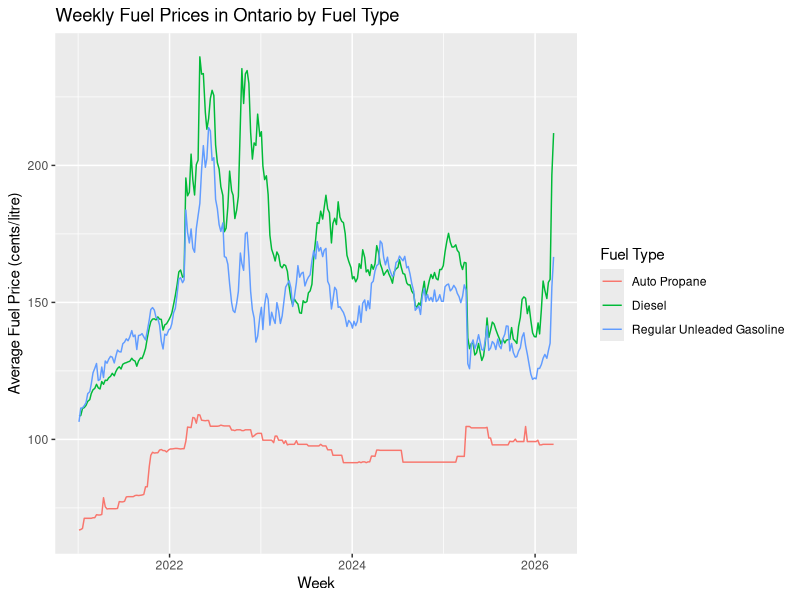
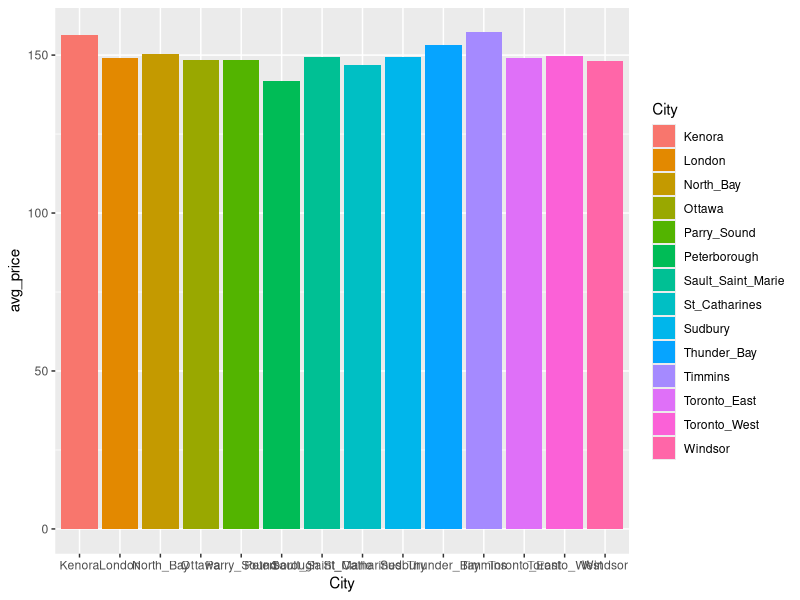
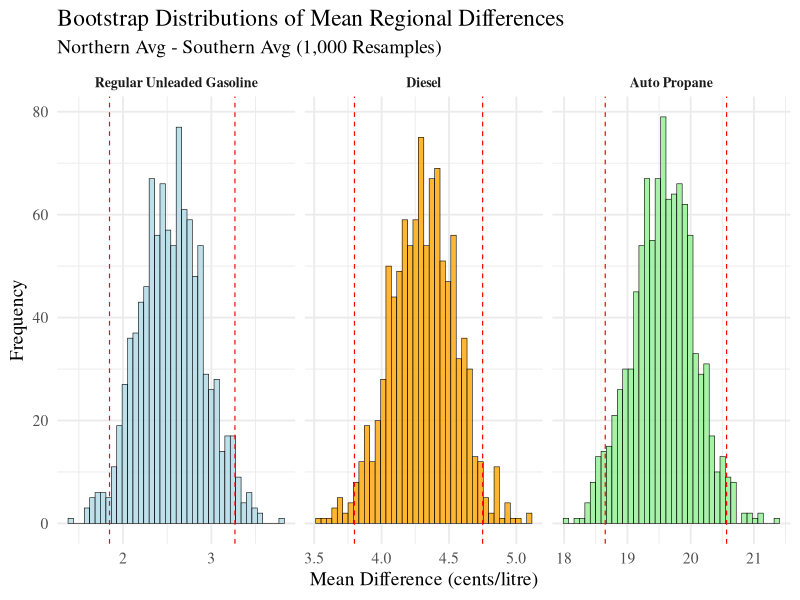
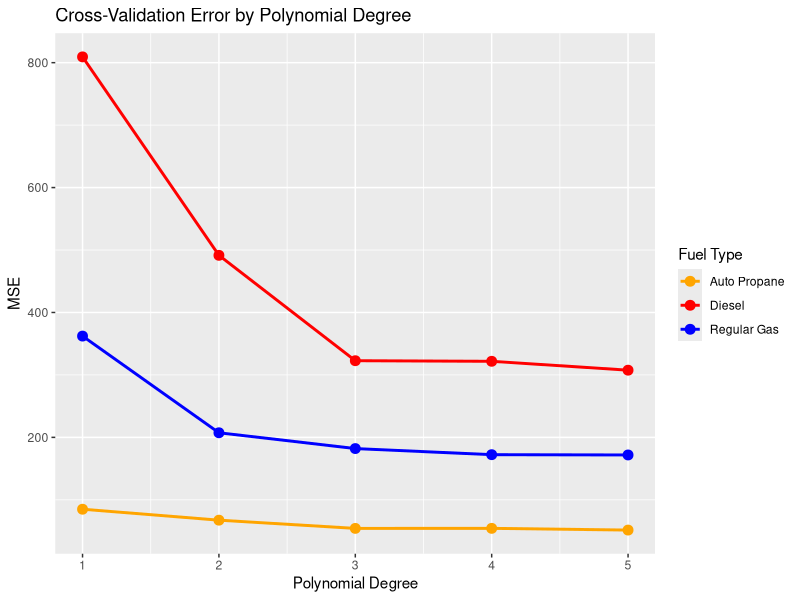

These figures' R source, in order:
## ---- chunk 1
knitr::opts_chunk$set(echo = TRUE)
## ---- chunk 2
library(tidyverse)
library(dplyr)
library(lubridate)
library(knitr)
library(ggplot2)
## ---- chunk 3
raw_data = read.csv("data/fueltypesall.csv")
## ---- chunk 4
d = raw_data %>%
  rename(
    Toronto_West = Toronto.West.Ouest,
    Toronto_East = Toronto.East.Est,
    St_Catharines = St..Catharine.s,
    Sault_Saint_Marie = Sault.Saint.Marie,
    Thunder_Bay = Thunder.Bay,
    North_Bay = North.Bay,
    Parry_Sound = Parry.Sound,
    Ontario_Average = Ontario.Average.Moyenne.provinciale,
    Southern_Ontario_Average = Southern.Average.Moyenne.du.sud.de.l.Ontario,
    Northern_Ontario_Average = Northern.Average.Moyenne.du.nord.de.l.Ontario,
    Fuel_Type = Fuel.Type
  )
## ---- chunk 5
old_cols = names(raw_data)
new_cols = names(d)

names_comparison = data.frame(
  Before = old_cols,
  After = new_cols,
  stringsAsFactors = FALSE 
)

library(knitr)
kable(names_comparison, caption = "Old Column Names vs. New Column Names")
## ---- chunk 6
d = d %>% 
  select(!Type.de.carburant)
## ---- chunk 7
d = d %>%
  mutate(across(where(is.numeric), ~ na_if(., 0)))
## ---- chunk 8
d = d %>%
  mutate(Date = as.Date(Date))
## ---- chunk 9
d = d %>%
  filter(Date >= as.Date("2021-01-01"))
## ---- chunk 10
regular_gas_data = d %>%
  filter(Fuel_Type == "Regular Unleaded Gasoline") %>%
  select(!Fuel_Type)

diesel_data = d %>%
  filter(Fuel_Type == "Diesel") %>%
  select(!Fuel_Type)

auto_propane_data = d %>%
  filter(Fuel_Type == "Auto Propane") %>%
  select(!Fuel_Type)
## ---- chunk 11
glimpse(auto_propane_data)
## ---- chunk 12
regular_gas_data_reg = regular_gas_data %>%
  select(Date, Ottawa, Windsor, London, Peterborough, Sudbury, North_Bay, Parry_Sound, Sault_Saint_Marie, St_Catharines, Thunder_Bay, Toronto_East, Toronto_West, Timmins, Kenora) %>%
  pivot_longer(cols = -Date, names_to = "City", values_to = "Price") %>%
  drop_na() %>%
  mutate(Time_Index = as.numeric(Date - min(Date)))

diesel_data_reg = diesel_data %>%
  select(Date, Ottawa, Windsor, London, Peterborough, Sudbury, North_Bay, Parry_Sound, 
         Sault_Saint_Marie, St_Catharines, Thunder_Bay, Toronto_East, Toronto_West, 
         Timmins, Kenora) %>%
  pivot_longer(cols = -Date, names_to = "City", values_to = "Price") %>%
  drop_na() %>%
  mutate(Time_Index = as.numeric(Date - min(Date)))

auto_propane_data_reg = auto_propane_data %>%
  select(Date, Ottawa, Windsor, London, Thunder_Bay, Toronto_East, Toronto_West, 
         Kenora) %>%
  pivot_longer(cols = -Date, names_to = "City", values_to = "Price") %>%
  drop_na() %>%
  mutate(Time_Index = as.numeric(Date - min(Date)))
## ---- chunk 13
glimpse(auto_propane_data)
## ---- chunk 14
d %>% 
  filter(Fuel_Type %in% c("Regular Unleaded Gasoline", "Diesel", "Auto Propane")) %>%
  ggplot(aes(x = Date, y = Ontario_Average, color = Fuel_Type)) + 
  geom_line() +
  labs(
    title = "Weekly Fuel Prices in Ontario by Fuel Type",
    x = "Week",
    y = "Average Fuel Price (cents/litre)",
    color = "Fuel Type")
## ---- chunk 15
regular_gas_data_reg %>%
  group_by(City) %>%
  summarise(avg_price = mean(Price, na.rm = TRUE)) %>%
  ggplot(aes(x = City, y = avg_price, fill = City)) +
  geom_col()
## ---- chunk 16
# REGULAR GASOLINE
regional_compare_gas = regular_gas_data %>%
  select(Date, Northern_Ontario_Average, Southern_Ontario_Average) %>%
  mutate(Reg_Diff = Northern_Ontario_Average - Southern_Ontario_Average)

t_test_gas = t.test(regional_compare_gas$Northern_Ontario_Average, 
                    regional_compare_gas$Southern_Ontario_Average,
                    paired = TRUE)
mean_diff_gas = t_test_gas$estimate
ci_lower_gas = t_test_gas$conf.int[1]
ci_upper_gas = t_test_gas$conf.int[2]
p_val_gas = t_test_gas$p.value

# DIESEL
regional_compare_diesel = diesel_data %>%
  select(Date, Northern_Ontario_Average, Southern_Ontario_Average) %>%
  mutate(Reg_Diff = Northern_Ontario_Average - Southern_Ontario_Average)

t_test_diesel = t.test(regional_compare_diesel$Northern_Ontario_Average,
                       regional_compare_diesel$Southern_Ontario_Average,
                       paired = TRUE)
mean_diff_diesel = t_test_diesel$estimate
ci_lower_diesel = t_test_diesel$conf.int[1]
ci_upper_diesel = t_test_diesel$conf.int[2]
p_val_diesel = t_test_diesel$p.value

# AUTO PROPANE
regional_compare_propane = auto_propane_data %>%
  select(Date, Northern_Ontario_Average, Southern_Ontario_Average) %>%
  mutate(Reg_Diff = Northern_Ontario_Average - Southern_Ontario_Average)

t_test_propane = t.test(regional_compare_propane$Northern_Ontario_Average,
                        regional_compare_propane$Southern_Ontario_Average,
                        paired = TRUE)
mean_diff_propane = t_test_propane$estimate
ci_lower_propane = t_test_propane$conf.int[1]
ci_upper_propane = t_test_propane$conf.int[2]
p_val_propane = t_test_propane$p.value
## ---- chunk 17
# Create a dataframe to store the results
summary_table = data.frame(
  "Fuel Type" = c(
    "Regular Unleaded Gasoline", 
    "Diesel", 
    "Auto Propane"
  ),
  "Mean Difference (cents/litre)" = c(
    round(mean_diff_gas, 2), 
    round(mean_diff_diesel, 2),
    round(mean_diff_propane, 2)
  ),
  "95% Confidence Interval" = c(
    paste0("(", round(ci_lower_gas, 2), ", ", round(ci_upper_gas, 2), ")"),
    paste0("(", round(ci_lower_diesel, 2), ", ", round(ci_upper_diesel, 2),
           ")"),
    paste0("(", round(ci_lower_propane, 2), ", ", round(ci_upper_propane, 2),
           ")")
  ),
  check.names = FALSE # This prevents R from putting periods in the column names
)

# Use kable to print a perfectly formatted table
kable(summary_table, 
      caption = "Average Price Differences: Northern vs. Southern Ontario",
      align = c("c", "c", "c"))
## ---- chunk 18
# Create a dataframe for the Hypothesis Testing results
ht_table = data.frame(
  "Fuel Type" = c(
    "Regular Unleaded Gasoline", 
    "Diesel", 
    "Auto Propane"
  ),
  "p-value" = c(
    format.pval(p_val_gas),
    format.pval(p_val_diesel),
    format.pval(p_val_propane)
  ),
  check.names = FALSE
)

# Print the table using kable
kable(ht_table, 
      caption = "Paired T-Test Results: Regional Price Differences",
      align = c("l", "c", "c"))
## ---- chunk 19
set.seed(57)  # Set a seed for exact reproducibility
B = 1000      # Number of bootstrap iterations

# Create a custom function using the tidyverse method taught in class
get_boot_ci = function(df) {
  
  # Define the single bootstrap step as taught in lecture
  boot_function = function() {
    # Resample the dataframe 
    boot_data = df %>% slice_sample(n = nrow(df), replace = TRUE)
    
    # Calculate the mean difference
    boot_mean = boot_data %>% summarize(cal.s = mean(Reg_Diff, na.rm = TRUE))
    
    # Extract the value
    return(boot_mean[1,1])
  }
  
  # Replicate the process B times
  boot_means = replicate(B, boot_function())
  
  # Extract the 2.5% and 97.5% percentiles for the 95% CI
  ci = quantile(boot_means, probs = c(0.025, 0.975))
  return(c(lower = ci[1], upper = ci[2]))
}

# Apply the function to all three fuel types using the dataframes we made in 
# Section 5
boot_gas = get_boot_ci(regional_compare_gas)
boot_diesel = get_boot_ci(regional_compare_diesel)
boot_propane = get_boot_ci(regional_compare_propane)
## ---- chunk 20
boot_table = data.frame(
  "Fuel Type" = c("Regular Unleaded Gasoline", "Diesel", "Auto Propane"),
  "Classical 95% CI (T-Test)" = c(
    paste0("(", round(ci_lower_gas, 2), ", ", round(ci_upper_gas, 2), ")"),
    paste0("(", round(ci_lower_diesel, 2), ", ", 
           round(ci_upper_diesel, 2), ")"),
    paste0("(", round(ci_lower_propane, 2), ", ", 
           round(ci_upper_propane, 2), ")")
  ),
  "Bootstrap 95% CI" = c(
    paste0("(", round(boot_gas["lower.2.5%"], 2), ", ",
           round(boot_gas["upper.97.5%"], 2), ")"),
    paste0("(", round(boot_diesel["lower.2.5%"], 2), ", ",
           round(boot_diesel["upper.97.5%"], 2), ")"),
    paste0("(", round(boot_propane["lower.2.5%"], 2), ", ",
           round(boot_propane["upper.97.5%"], 2), ")")
  ),
  check.names = FALSE
)

kable(boot_table, caption = 
        "Comparison of Classical and Bootstrapped 95% Confidence Intervals",
      align = c("l", "c", "c"))
## ---- chunk 21
# 1. Create a function to extract the 1000 raw means for plotting
get_boot_means = function(df) {
  boot_func = function() {
    boot_data = df %>% slice_sample(n = nrow(df), replace = TRUE)
    boot_mean = boot_data %>% summarize(cal.s = mean(Reg_Diff, na.rm = TRUE))
    return(boot_mean[1,1])
  }
  return(replicate(B, boot_func()))
}

# 2. Generate the 1,000 means for the three fuel types
boot_means_gas = get_boot_means(regional_compare_gas)
boot_means_diesel = get_boot_means(regional_compare_diesel)
boot_means_propane = get_boot_means(regional_compare_propane)

# 3. Combine everything into one large dataframe AND set specific order (Levels)
plot_data = data.frame(
  Fuel_Type = factor(
    rep(c("Regular Unleaded Gasoline", "Diesel", "Auto Propane"), each = B),
    levels = c("Regular Unleaded Gasoline", "Diesel", "Auto Propane") 
    # This forces the left-to-right order
  ),
  Means = c(boot_means_gas, boot_means_diesel, boot_means_propane)
)

# 4. Create a dataframe for the Confidence Intervals with the same ordered 
#factor
ci_data = data.frame(
  Fuel_Type = factor(
    c("Regular Unleaded Gasoline", "Diesel", "Auto Propane"),
    levels = c("Regular Unleaded Gasoline", "Diesel", "Auto Propane")
  ),
  Lower = c(boot_gas[1], boot_diesel[1], boot_propane[1]),
  Upper = c(boot_gas[2], boot_diesel[2], boot_propane[2])
)

# 5. Plot using facet_wrap, adding colors and forcing 3 columns (left-to-right)
ggplot(plot_data, aes(x = Means, fill = Fuel_Type)) +
  geom_histogram(bins = 40, color = "black", linewidth = 0.2, alpha = 0.8,
                 show.legend = FALSE) +
  geom_vline(data = ci_data, aes(xintercept = Lower), color = "red",
             linetype = "dashed", linewidth = .4) +
  geom_vline(data = ci_data, aes(xintercept = Upper), color = "red",
             linetype = "dashed", linewidth = .4) +
  scale_fill_manual(values = c(
    "Regular Unleaded Gasoline" = "lightblue", 
    "Diesel" = "orange", 
    "Auto Propane" = "lightgreen"
  )) +
  facet_wrap(~ Fuel_Type, scales = "free_x", ncol = 3) + 
  labs(
    title = "Bootstrap Distributions of Mean Regional Differences",
    subtitle = "Northern Avg - Southern Avg (1,000 Resamples)",
    x = "Mean Difference (cents/litre)", 
    y = "Frequency"
  ) +
  theme_minimal(base_size = 14, base_family = "serif") +
  theme(strip.text = element_text(face = "bold", size = 10))
## ---- chunk 22
# # Visualization on polynomial fitting
# plot_data = regular_gas_data %>%
#   filter(Date >= as.Date("2021-01-01")) %>%
#   mutate(Time_Index = as.numeric(Date - min(Date))) %>%
#   drop_na(Ontario_Average)
# 
# ggplot(plot_data, aes(x = Time_Index, y = Ontario_Average)) + 
#   geom_point() + 
#   geom_smooth(method = "lm", formula = y ~ poly(x, 1), 
#               aes(color = "Deg 1"), se = FALSE, linewidth = 1) + 
#   geom_smooth(method = "lm", formula = y ~ poly(x, 2), 
#               aes(color = "Deg 2"), se = FALSE, linewidth = 1) + 
#   geom_smooth(method = "lm", formula = y ~ poly(x, 3), 
#               aes(color = "Deg 3"), se = FALSE, linewidth = 1) +
#   geom_smooth(method = "lm", formula = y ~ poly(x, 5), 
#               aes(color = "Deg 5"), se = FALSE, linewidth = 1) +
#   labs(
#     title = "Testing Polynomial Fits on Fuel Prices",
#     x = "Week",
#     y = "Ontario Average Fuel Price (cents/litre)",
#     color = "Model Fit"
#   ) +
#   theme_minimal()
## ---- chunk 23

# Data split
regular = regular_gas_data_reg %>% 
  mutate(group_ind = sample(c(1:5), size = nrow(regular_gas_data_reg), replace = TRUE))

diesel = diesel_data_reg %>% 
  mutate(group_ind = sample(c(1:5), size = nrow(diesel_data_reg), replace = TRUE))

propane = auto_propane_data_reg %>% 
  mutate(group_ind = sample(c(1:5), size = nrow(auto_propane_data_reg), replace = TRUE))


regular_mse = vector()
diesel_mse = vector()
propane_mse = vector()

for(d in 1:5) {
  mse_fold = vector() 

  for(i in 1:5) {
    
    train_set = regular %>% filter(group_ind != i)
    validation_set = regular %>% filter(group_ind == i)
    
    m_train = lm(Price ~ City + poly(Time_Index, d), data = train_set)
    y_hat = predict(m_train, newdata = validation_set)
    mse_fold[i] = mean((validation_set$Price - y_hat)^2, na.rm = TRUE)
  }
  
  regular_mse[d] = mean(mse_fold)
}

cv_result_regular = data.frame(
  "Polynomial Degree" = c("Degree 1", "Degree 2", "Degree 3", "Degree 4", "Degree 5"),
  "Cross-Validated MSE" = regular_mse,
  check.names = FALSE
)

for(d in 1:5) {
  mse_fold = vector() 

  for(i in 1:5) {
    
    train_set = diesel %>% filter(group_ind != i)
    validation_set = diesel %>% filter(group_ind == i)
    
    m_train = lm(Price ~ City + poly(Time_Index, d), data = train_set)
    y_hat = predict(m_train, newdata = validation_set)
    mse_fold[i] = mean((validation_set$Price - y_hat)^2, na.rm = TRUE)
  }
  
  diesel_mse[d] = mean(mse_fold)
}

cv_result_diesel = data.frame(
  "Polynomial Degree" = c("Degree 1", "Degree 2", "Degree 3", "Degree 4", "Degree 5"),
  "Cross-Validated MSE" = diesel_mse,
  check.names = FALSE
)

for(d in 1:5) {
  mse_fold = vector() 

  for(i in 1:5) {
    
    train_set = propane %>% filter(group_ind != i)
    validation_set = propane %>% filter(group_ind == i)
    
    m_train = lm(Price ~ City + poly(Time_Index, d), data = train_set)
    y_hat = predict(m_train, newdata = validation_set)
    mse_fold[i] = mean((validation_set$Price - y_hat)^2, na.rm = TRUE)
  }
  
  propane_mse[d] = mean(mse_fold)
}

cv_result_propane = data.frame(
  "Polynomial Degree" = c("Degree 1", "Degree 2", "Degree 3", "Degree 4", "Degree 5"),
  "Cross-Validated MSE" = propane_mse,
  check.names = FALSE
)


kable(cv_result_regular, caption = "Cross-Validation Error (Regular Gas)")
kable(cv_result_diesel, caption = "Cross-Validation Error (Diesel)")
kable(cv_result_propane, caption = "Cross-Validation Error (Auto Propane)")

plot_cv_data = data.frame(
  Degree = rep(1:5, 3),
  MSE = c(regular_mse, diesel_mse, propane_mse),
  Fuel_Type = rep(c("Regular Gas", "Diesel", "Auto Propane"), each = 5)
)

ggplot(plot_cv_data, aes(x = Degree, y = MSE, color = Fuel_Type, group = Fuel_Type)) +
  geom_line(linewidth = 1) +
  geom_point(size = 3) +
  scale_color_manual(values = c("Regular Gas" = "blue", 
                                "Diesel" = "red", 
                                "Auto Propane" = "orange")) +
  labs(
    title = "Cross-Validation Error by Polynomial Degree",
    x = "Polynomial Degree",
    y = "MSE",
    color = "Fuel Type"
  )
## ---- chunk 24
# Final models
regular_fit = lm(Price ~ City + poly(Time_Index, 3), data = regular_gas_data_reg)
diesel_fit = lm(Price ~ City + poly(Time_Index, 3), data = diesel_data_reg)
propane_fit = lm(Price ~ City + poly(Time_Index, 3), data = auto_propane_data_reg)

summary(regular_fit)
summary(diesel_fit)
summary(propane_fit)
